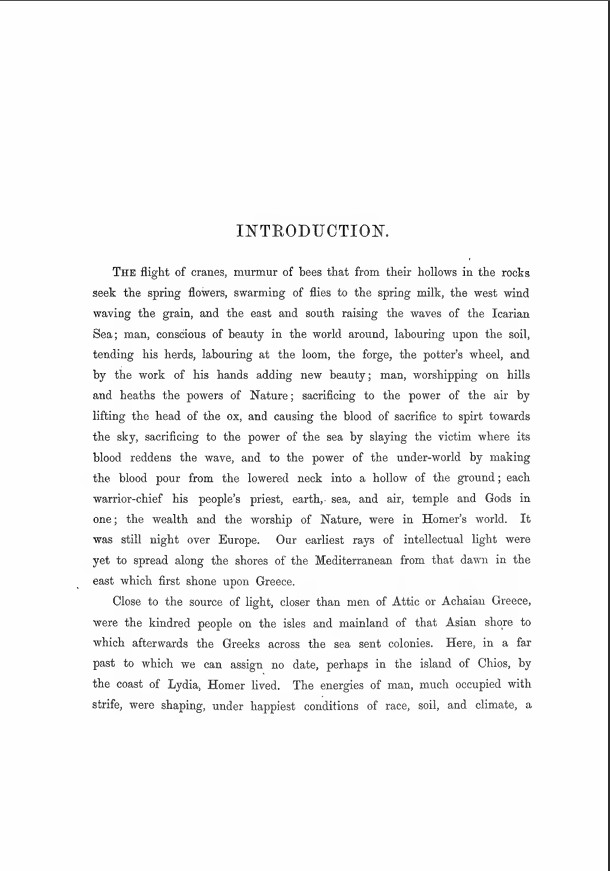
#> input picture Books/intro.jpg, 610 x 871 px
$ jupyter execute --allow-errors OCR.ipynb
#> lines starting #> are read from the running program, lines starting #| are printed output that depends on the picture
[cell 1]
import cv2
import numpy as np
import matplotlib.pyplot as plt

[cell 2]
img_file=cv2.imread("Books/intro.jpg")
#> img_file is the input picture: shape (871, 610, 3); min 0, max 255, mean 245
#cv2.imshow("Image",img_file)
#cv2.waitKey(0)

[cell 3]
#displaying the image using matplotlib for easier viewing
def display(image):
#> called with image = 'Books/intro.jpg'
    img_file=cv2.imread(image)
    height,width= img_file.shape[:2]
#> height = 871; width = 610

    dpi=50
    figsize=height/float(dpi),width/float(dpi)
#> figsize = (17.42, 12.2)

    fig=plt.figure(figsize=figsize)
    ax=fig.add_axes([0,0,1,1])
    ax.axis('off')

    ax.imshow(img_file,cmap='grey')
    plt.show()

display("Books/intro.jpg")

[cell 4]
# converting the image to greyscale
def greyscale(image):
    return cv2.cvtColor(image, cv2.COLOR_BGR2GRAY)
grey_image=greyscale(img_file)
cv2.imwrite("Books/intro_greyscale.jpg", grey_image)
#> Out = True

[cell 5]
display("Books/intro_greyscale.jpg")

[cell 6]
#converting the image to black and white so the text pop-out
thresh, im_bw=cv2.threshold(grey_image, 200 , 230, cv2.THRESH_BINARY)
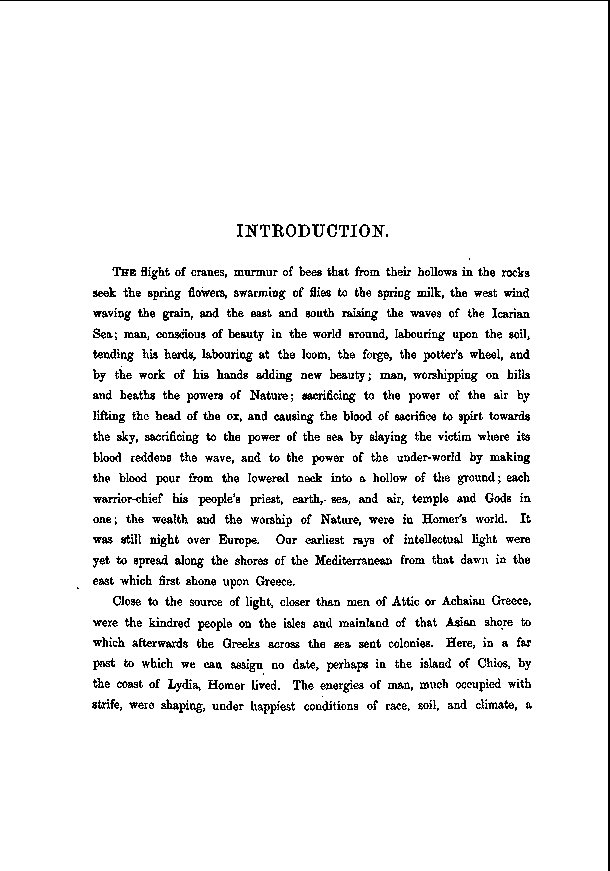
#> im_bw: shape (871, 610); values 0 (black) and 230 (white), 93.9% white; black in thin lines or dots
cv2.imwrite("Books/intro_bw.jpg", im_bw)
#> Out = True
#display("Books/intro_bw.jpg")

[cell 7]
#removing noise from the image
def noise_removal(image):
    kernel=np.ones((1,1), np.uint8)

    image=cv2.erode(image, kernel, iterations=1)
    #image=cv2.dilate(image,kernel, iterations=1)
    #image=cv2.erode(image, kernel, iterations=1)
    image=cv2.morphologyEx(image, cv2.MORPH_CLOSE, kernel)
    #image=cv2.medianBlur(image,3)

    return image

[cell 8]
im_wonoise=noise_removal(im_bw)
cv2.imwrite("Books/intro_wonoise.jpg", im_wonoise)
#> Out = True
#display("Books/intro_wonoise.jpg")

[cell 9]
#adjusting font sizes using erosion

def thin_font(image):
    image = cv2.bitwise_not(image)
#> image: shape (871, 610); values 25 (black) and 255 (white), 6.1% white in thin lines or dots
    kernel= np.ones((1,1), np.uint8)

    image=cv2.erode(image, kernel, iterations=1)
    image=cv2.bitwise_not(image)
    return image

[cell 10]
im_eroded=thin_font(im_wonoise)
cv2.imwrite("Books/intro_eroded.jpg", im_eroded)
#> Out = True
#display("Books/intro_eroded.jpg")

[cell 11]
#time to thicken the font using dialation

def thick_font(image):
    kernel= np.ones((2,1), np.uint8)
    image=cv2.bitwise_not(image)
    image=cv2.dilate(image, kernel, iterations=1)
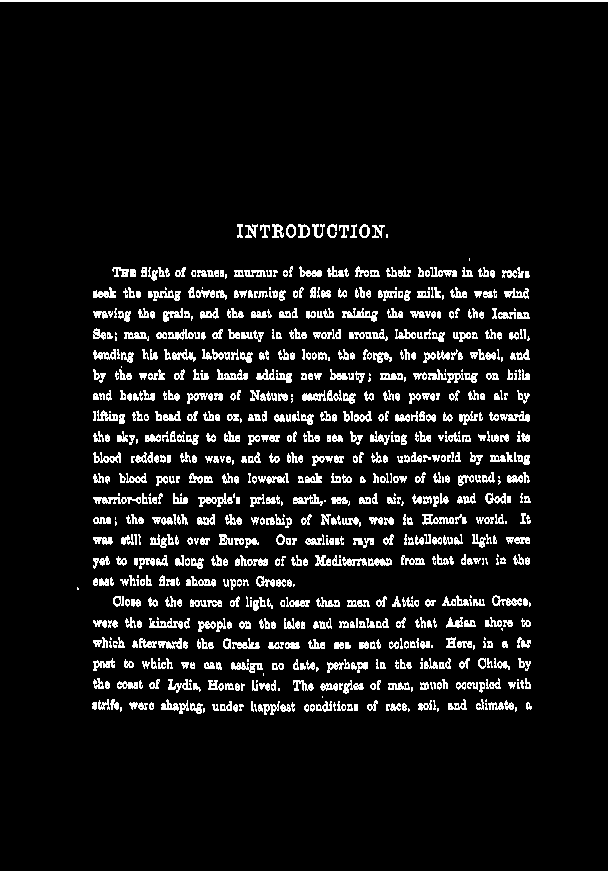
#> image: shape (871, 610); values 25 (black) and 255 (white), 8.3% white in thin lines or dots
    image=cv2.bitwise_not(image)
#> image: shape (871, 610); values 0 (black) and 230 (white), 91.7% white; black in thin lines or dots
    return image

[cell 12]
im_thick=thick_font(im_eroded)
cv2.imwrite("Books/intro_thick.jpg", im_thick)
#> Out = True

[cell 13]
#display("Books/intro_thick.jpg")

[cell 14]
def sharpen(image):
    kernel=np.array([[-1,-1,-1],[-1,9,-1],[-1,-1,-1,]])
    image=cv2.filter2D(image,-1,kernel)
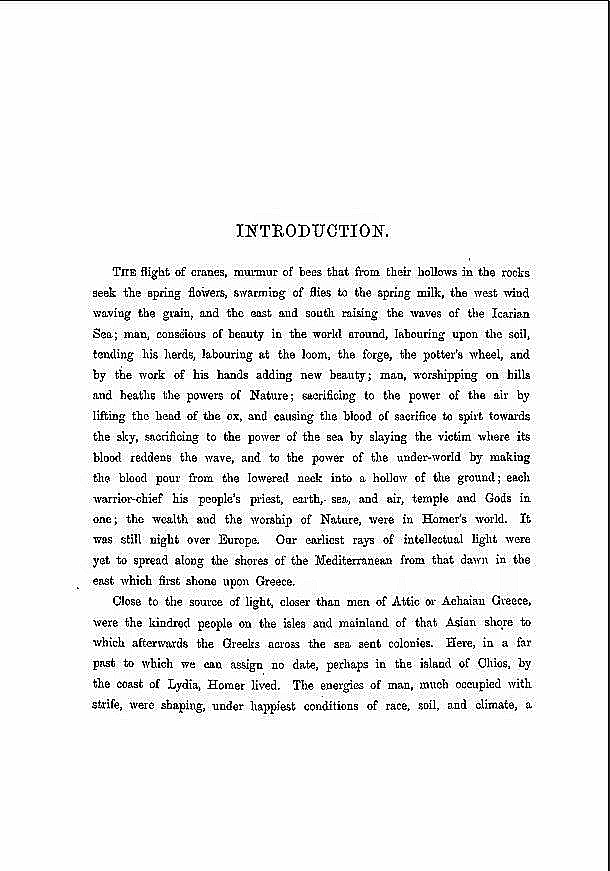
#> image: shape (871, 610, 3); min 0, max 255, mean 239.4
    return image
image_sharpen=sharpen(img_file)
cv2.imwrite("Books/intro_sharp.jpg", image_sharpen)
#> Out = True
